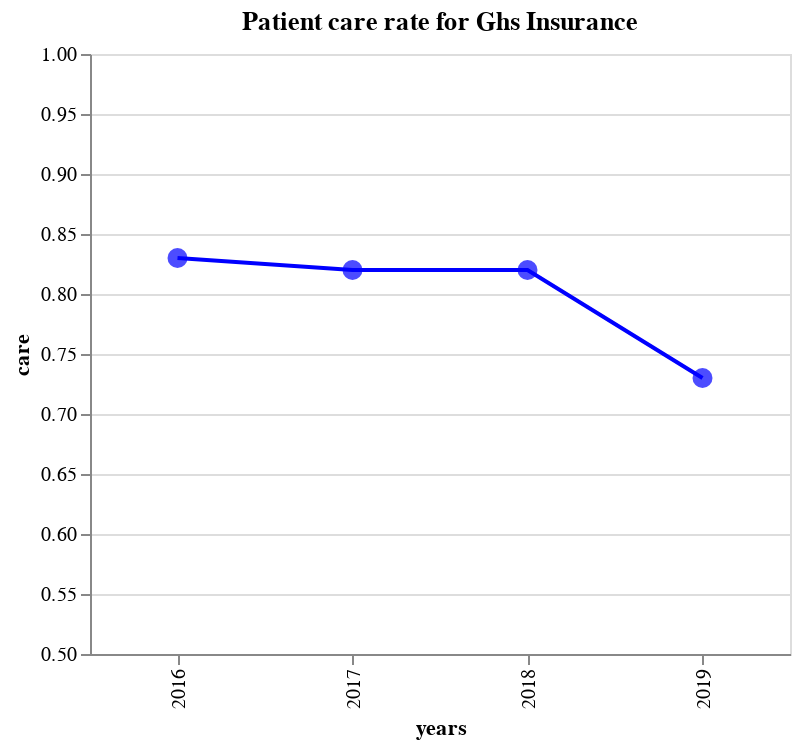

This figure's notebook cell:
### Code cell
dat = {
    'care': [0.83, 0.82,0.82,0.73],
    'years':['2016', '2017', '2018', '2019']
}
df = pd.DataFrame(dat)

line = alt.Chart(df).mark_line(color = 'blue').encode(
    x = alt.X('years', type = 'nominal'),
    y = alt.Y('care', scale = alt.Scale(domain=(0.5,1)))
)

dots = alt.Chart(df).mark_circle(color = 'blue', size =100).encode(
    x = alt.X('years', type = 'nominal'),
    y = alt.Y('care', scale = alt.Scale(domain=(0.5,1))
))

chart = (line+dots).properties(title = 'Patient care rate for Ghs Insurance', width = 350)
chart

### Figure 1 — Vega-Lite specification as saved in the notebook (floating-point values rounded to 4 significant figures)
{"config": {"view": {"continuousWidth": 300, "continuousHeight": 300}}, "layer": [{"mark": {"type": "line", "color": "blue"}, "encoding": {"x": {"field": "years", "type": "nominal"}, "y": {"field": "care", "scale": {"domain": [0.5, 1]}, "type": "quantitative"}}}, {"mark": {"type": "circle", "color": "blue", "size": 100}, "encoding": {"x": {"field": "years", "type": "nominal"}, "y": {"field": "care", "scale": {"domain": [0.5, 1]}, "type": "quantitative"}}}], "data": {"name": "data-5e034d43990ad6535df6a6d4604a5c28"}, "title": "Patient care rate for Ghs Insurance", "width": 350, "$schema": "https://vega.github.io/schema/vega-lite/v5.8.0.json", "datasets": {"data-5e034d43990ad6535df6a6d4604a5c28": [{"care": 0.83, "years": "2016"}, {"care": 0.82, "years": "2017"}, {"care": 0.82, "years": "2018"}, {"care": 0.73, "years": "2019"}]}}
